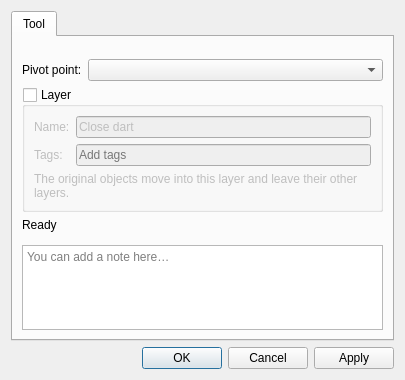
<?xml version="1.0" encoding="UTF-8"?>
<ui version="4.0">
 <class>DialogCloseDart</class>
 <widget class="QDialog" name="DialogCloseDart">
  <property name="geometry">
   <rect>
    <x>0</x>
    <y>0</y>
    <width>405</width>
    <height>380</height>
   </rect>
  </property>
  <property name="windowTitle">
   <string>Close dart</string>
  </property>
  <property name="windowIcon">
   <iconset resource="../../../vmisc/share/resources/icon.qrc">
    <normaloff>:/icon/64x64/icon64x64.png</normaloff>:/icon/64x64/icon64x64.png</iconset>
  </property>
  <layout class="QVBoxLayout" name="verticalLayout_2">
   <item>
    <widget class="QTabWidget" name="tabWidget">
     <property name="currentIndex">
      <number>0</number>
     </property>
     <widget class="QWidget" name="tab">
      <attribute name="title">
       <string>Tool</string>
      </attribute>
      <layout class="QVBoxLayout" name="verticalLayout_4">
       <item>
        <widget class="QWidget" name="formulaDivisorPlaceholder" native="true"/>
       </item>
       <item>
        <layout class="QHBoxLayout" name="formulaSeparatorLayout">
         <property name="leftMargin">
          <number>33</number>
         </property>
         <property name="rightMargin">
          <number>33</number>
         </property>
         <item>
          <widget class="QFrame" name="formulaSeparator">
           <property name="minimumSize">
            <size>
             <width>0</width>
             <height>1</height>
            </size>
           </property>
           <property name="maximumSize">
            <size>
             <width>16777215</width>
             <height>1</height>
            </size>
           </property>
          </widget>
         </item>
        </layout>
       </item>
       <item>
        <layout class="QFormLayout" name="formLayout">
         <item row="0" column="0">
          <widget class="QLabel" name="labelOriginPoint">
           <property name="visible">
            <bool>false</bool>
           </property>
           <property name="text">
            <string>Pivot point:</string>
           </property>
          </widget>
         </item>
         <item row="0" column="1">
          <widget class="QComboBox" name="comboBoxOriginPoint">
           <property name="visible">
            <bool>false</bool>
           </property>
          </widget>
         </item>
        </layout>
       </item>
       <item>
        <widget class="QGroupBox" name="groupBoxVisibilityGroup">
         <property name="toolTip">
          <string>Enable to create a layer from original objects</string>
         </property>
         <property name="title">
          <string>Layer</string>
         </property>
         <property name="checkable">
          <bool>true</bool>
         </property>
         <property name="checked">
          <bool>false</bool>
         </property>
         <layout class="QGridLayout" name="gridLayout">
          <item row="1" column="0">
           <widget class="QLabel" name="label">
            <property name="text">
             <string>Tags:</string>
            </property>
           </widget>
          </item>
          <item row="0" column="1">
           <widget class="QLineEdit" name="lineEditVisibilityGroup">
            <property name="text">
             <string>Close dart</string>
            </property>
           </widget>
          </item>
          <item row="0" column="0">
           <widget class="QLabel" name="labelGroupName">
            <property name="text">
             <string>Name:</string>
            </property>
           </widget>
          </item>
          <item row="1" column="1">
           <widget class="VCompleterLineEdit" name="lineEditGroupTags">
            <property name="toolTip">
             <string>Separate each tag with comma.</string>
            </property>
            <property name="placeholderText">
             <string>Add tags</string>
            </property>
           </widget>
          </item>
          <item row="2" column="0" colspan="2">
           <widget class="QLabel" name="labelLayerHint">
            <property name="text">
             <string>The original objects move into this layer and leave their other layers.</string>
            </property>
            <property name="wordWrap">
             <bool>true</bool>
            </property>
           </widget>
          </item>
         </layout>
        </widget>
       </item>
       <item>
        <widget class="QLabel" name="labelStatus">
         <property name="visible">
          <bool>false</bool>
         </property>
         <property name="text">
          <string>Ready</string>
         </property>
        </widget>
       </item>
       <item>
        <layout class="QHBoxLayout" name="notesSeparatorLayout">
         <property name="leftMargin">
          <number>33</number>
         </property>
         <property name="rightMargin">
          <number>33</number>
         </property>
         <item>
          <widget class="QFrame" name="notesSeparator">
           <property name="minimumSize">
            <size>
             <width>0</width>
             <height>1</height>
            </size>
           </property>
           <property name="maximumSize">
            <size>
             <width>16777215</width>
             <height>1</height>
            </size>
           </property>
          </widget>
         </item>
        </layout>
       </item>
       <item>
        <widget class="QPlainTextEdit" name="plainTextEditToolNotes">
         <property name="placeholderText">
          <string>You can add a note here…</string>
         </property>
         <property name="maximumSize">
          <size>
           <width>16777215</width>
           <height>100</height>
          </size>
         </property>
        </widget>
       </item>
      </layout>
     </widget>
    </widget>
   </item>
   <item>
    <widget class="QDialogButtonBox" name="buttonBox">
     <property name="orientation">
      <enum>Qt::Orientation::Horizontal</enum>
     </property>
     <property name="standardButtons">
      <set>QDialogButtonBox::StandardButton::Apply|QDialogButtonBox::StandardButton::Cancel|QDialogButtonBox::StandardButton::Ok</set>
     </property>
    </widget>
   </item>
  </layout>
 </widget>
 <customwidgets>
  <customwidget>
   <class>VPE::QtColorPicker</class>
   <extends>QPushButton</extends>
   <header>../vpropertyexplorer/qtcolorpicker.h</header>
  </customwidget>
  <customwidget>
   <class>VCompleterLineEdit</class>
   <extends>QLineEdit</extends>
   <header>../vwidgets/vlineedit.h</header>
  </customwidget>
 </customwidgets>
 <resources>
  <include location="../../../vmisc/share/resources/icon.qrc"/>
 </resources>
 <connections>
  <connection>
   <sender>buttonBox</sender>
   <signal>accepted()</signal>
   <receiver>ODialogCloseDart</receiver>
   <slot>accept()</slot>
   <hints>
    <hint type="sourcelabel">
     <x>248</x>
     <y>254</y>
    </hint>
    <hint type="destinationlabel">
     <x>157</x>
     <y>274</y>
    </hint>
   </hints>
  </connection>
  <connection>
   <sender>buttonBox</sender>
   <signal>rejected()</signal>
   <receiver>ODialogCloseDart</receiver>
   <slot>reject()</slot>
   <hints>
    <hint type="sourcelabel">
     <x>316</x>
     <y>260</y>
    </hint>
    <hint type="destinationlabel">
     <x>286</x>
     <y>274</y>
    </hint>
   </hints>
  </connection>
 </connections>
</ui>
